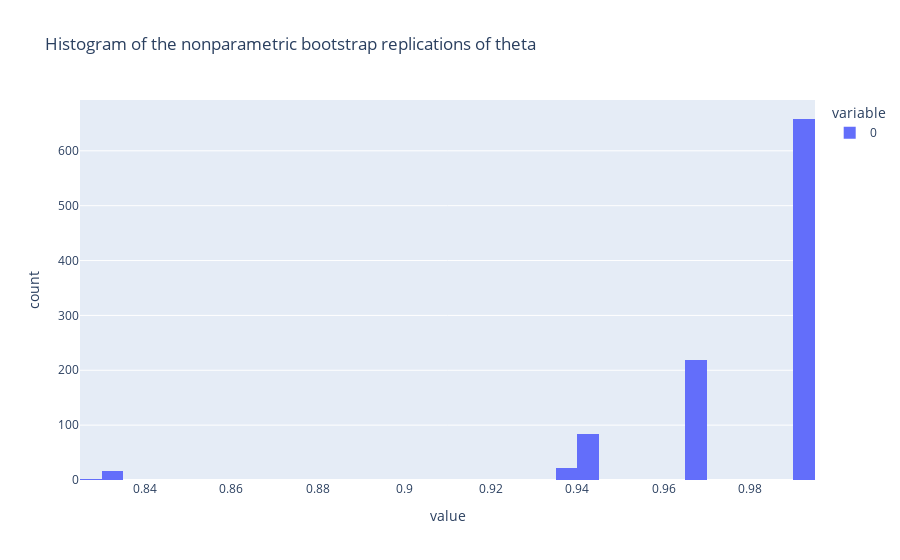

Here is the notebook cell this chart was saved with:
### Code cell
px.histogram(
    nonparam_bootstrap_estimations,
    title = 'Histogram of the nonparametric bootstrap replications of theta',
)

### Figure 1 — Plotly figure (JSON) as saved in the notebook; plotly's stock layout.template omitted (floating-point values rounded to 4 significant figures; data arrays with more than 128 entries replaced by an {"elided": "..."} marker saying what was removed)
{"data": [{"alignmentgroup": "True", "bingroup": "x", "hovertemplate": "variable=0<br>value=%{x}<br>count=%{y}<extra></extra>", "legendgroup": "0", "marker": {"color": "#636efa", "pattern": {"shape": ""}}, "name": "0", "offsetgroup": "0", "orientation": "v", "showlegend": true, "x": {"elided": "1000 float values"}, "xaxis": "x", "yaxis": "y", "type": "histogram"}], "layout": {"xaxis": {"anchor": "y", "domain": [0.0, 1.0], "title": {"text": "value"}}, "yaxis": {"anchor": "x", "domain": [0.0, 1.0], "title": {"text": "count"}}, "legend": {"title": {"text": "variable"}, "tracegroupgap": 0}, "title": {"text": "Histogram of the nonparametric bootstrap replications of theta"}, "barmode": "relative"}}
